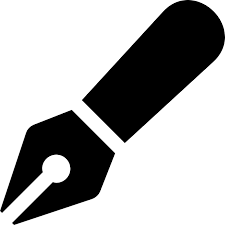
#> input picture assets/pen.png, 225 x 225 px, found by its file name
$ python calibrate.py
#> lines starting #> are read from the running program, lines starting #| are printed output that depends on the picture; after the words box and inside, x2 and y2 are one past the last pixel; in counts of white or black regions, pixels touching at a corner belong together
import sys
import time

import cv2
import numpy as np


class VideoCapture:
    def __init__(self, noise=800):
        self.cap = cv2.VideoCapture(-1)
        self.cap.set(3, 1280)
        self.cap.set(4, 720)

        self.noise = noise
        self.kernel = np.ones((5, 5), np.uint(8))

        width = int(self.cap.get(3))
        height = int(self.cap.get(4))
        self.out = cv2.VideoWriter('canvas.mp4', cv2.VideoWriter_fourcc('M', 'J', 'P', 'G'), 30, (width, height))

        self.pen, self.eraser, self.background_object, self.background_threshold = VideoCapture.switcher()
        self.last_switch = time.time()
        self.erase = False

    @staticmethod
    def switcher():
        pen = cv2.resize(cv2.imread('assets/pen.png', 1), (50, 50))
#> pen: shape (50, 50, 3); min 0, max 255, mean 171.5
        eraser = cv2.resize(cv2.imread('assets/eraser.jpg', 1), (50, 50))
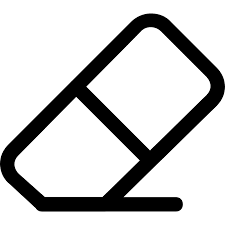
#> input picture assets/eraser.jpg, 225 x 225 px, found by its file name
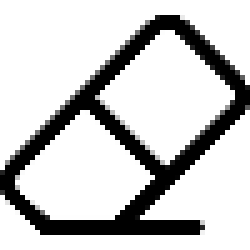
#> eraser: shape (50, 50, 3) (shown 5 times larger); min 0, max 255, mean 201.6
#> in __init__, `self.pen, self.eraser, self.background_object, self.background_thresho..`: self.background_threshold = 600
        background_object = cv2.createBackgroundSubtractorMOG2(detectShadows=False)
        background_threshold = 600
        return pen, eraser, background_object, background_threshold

    # [68 lines left out: functions draw_or_erase, draw_canvas, not called in this run]

    def calibrator(self, draw_rectangle=False):
#> called with draw_rectangle = True
        ret, frame = self.cap.read()
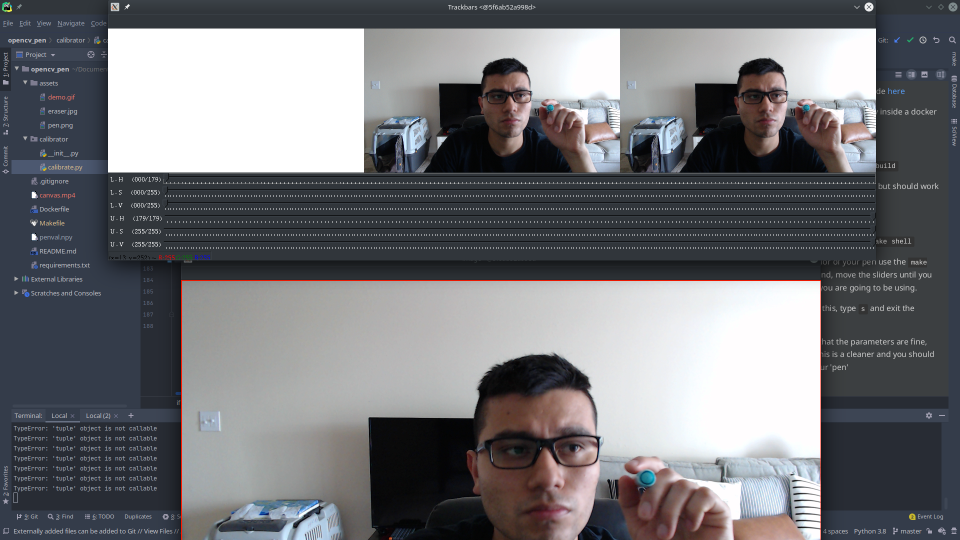
#> input picture assets/first_step.png, 1920 x 1080 px, given in place of the camera (shown at 1/2 size)
#> frame is the input picture: shape (1080, 1920, 3); mean B, G, R 118.2, 114.3, 113.5
        if not ret:
            return None
        frame = cv2.flip(frame, 1)
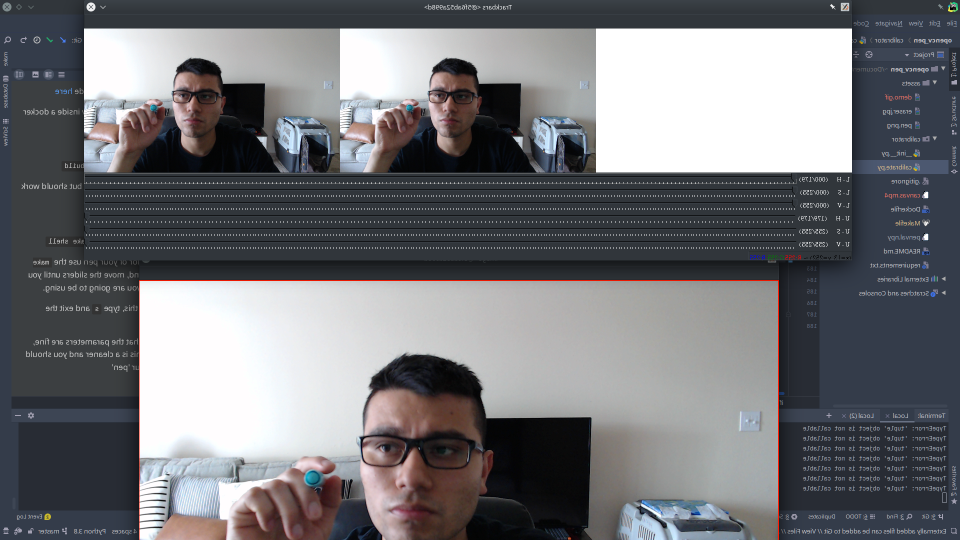
#> frame: shape (1080, 1920, 3) (shown at 1/2 size); mean B, G, R 118.2, 114.3, 113.5
        hsv = cv2.cvtColor(frame, cv2.COLOR_BGR2HSV)
#> hsv: shape (1080, 1920, 3); mean H, S, V 85, 38.2, 121.6

        l_h, l_s, l_v, u_h, u_s, u_v = self.calibrate()
        lower_range = np.array([l_h, l_s, l_v])
        upper_range = np.array([u_h, u_s, u_v])

        mask = self.create_mask(hsv, lower_range, upper_range)

        self.show_stack(frame, mask)
        if draw_rectangle:
            self.rectangle(mask, frame)

        return VideoCapture.safe_to_pentval(l_h, l_s, l_v, u_h, u_s, u_v)

    def create_mask(self, hsv, lower_range, upper_range):
        mask = cv2.inRange(hsv, lower_range, upper_range)
#> mask: shape (1080, 1920); every value is 255
#> in show_stack, `mask_3 = cv2.cvtColor(mask, cv2.COLOR_GRAY2BGR)`: mask_3: shape (1080, 1920, 3); every value is 255
#> in show_stack, `stacked = np.hstack((mask_3, frame, res))`:
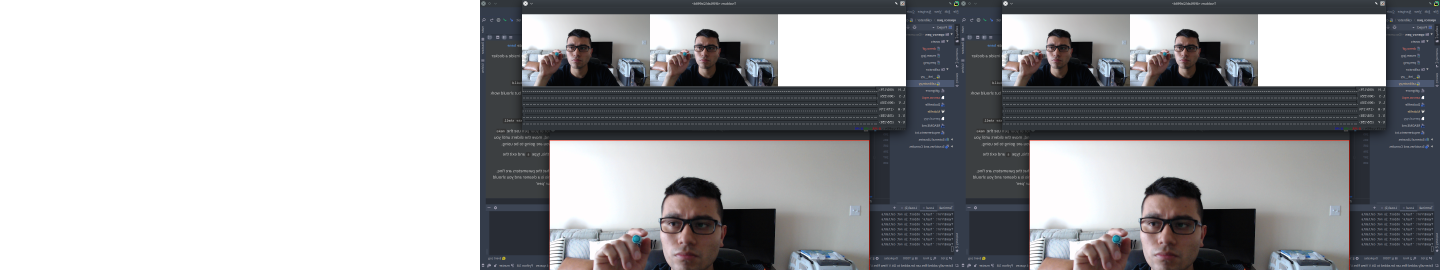
#> stacked: shape (1080, 5760, 3) (shown at 1/4 size); mean B, G, R 163.8, 161.2, 160.7
#> in show_stack, `cv2.imshow('Trackbars', cv2.resize(stacked, None, fx=0.4, fy=0.4))`:
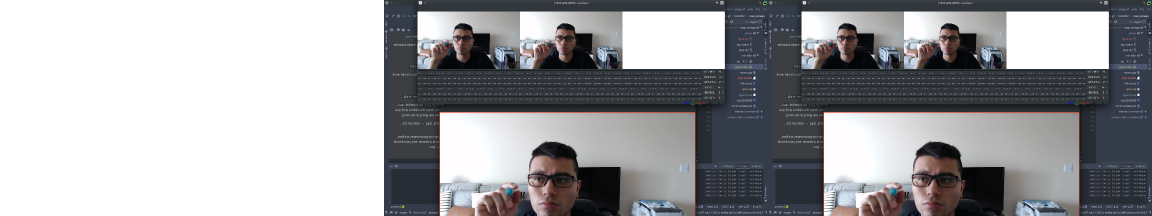
#> window 'Trackbars': shape (432, 2304, 3) (shown at 1/2 size); mean B, G, R 163.6, 161, 160.5
        mask = cv2.erode(mask, self.kernel, iterations=1)
        mask = cv2.dilate(mask, self.kernel, iterations=2)
        return mask

    def rectangle(self, mask, frame):
        contours, hierarchy = cv2.findContours(mask, cv2.RETR_EXTERNAL,
                                               cv2.CHAIN_APPROX_SIMPLE)
#> contours = [[[0, 0], [0, 1079], [1919, 1079], [1919, 0]]]
        if contours and cv2.contourArea(max(contours,
                                            key=cv2.contourArea)) > self.noise:
            co = max(contours, key=cv2.contourArea)
#> co = [[0, 0], [0, 1079], [1919, 1079], [1919, 0]]
            x1, y1, w, h = cv2.boundingRect(co)
#> x1 = 0; y1 = 0; w = 1920; h = 1080
            cv2.rectangle(frame, (x1, y1), (x1 + w, y1 + h), (0, 25, 255), 2)
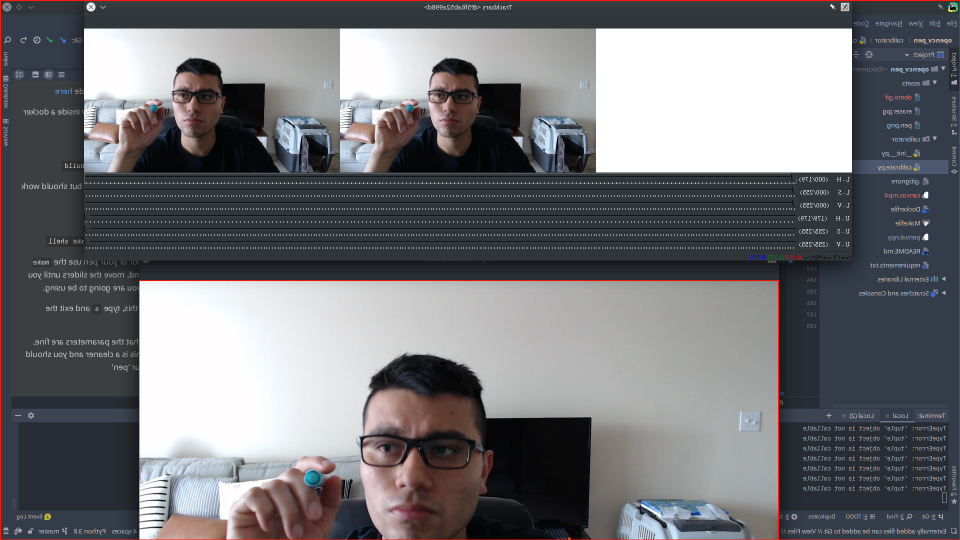
#> frame: shape (1080, 1920, 3) (shown at 1/2 size); 0.43% of pixels changed, all inside (x1, y1, x2, y2) = (0, 0, 1920, 1080)
        cv2.imshow('image', frame)

    @staticmethod
    def calibrate():
        cv2.namedWindow("Trackbars")
        cv2.createTrackbar("L - H", "Trackbars", 0, 179, VideoCapture.nothing)
        cv2.createTrackbar("L - S", "Trackbars", 0, 255, VideoCapture.nothing)
        cv2.createTrackbar("L - V", "Trackbars", 0, 255, VideoCapture.nothing)
        cv2.createTrackbar("U - H", "Trackbars", 179, 179, VideoCapture.nothing)
        cv2.createTrackbar("U - S", "Trackbars", 255, 255, VideoCapture.nothing)
        cv2.createTrackbar("U - V", "Trackbars", 255, 255, VideoCapture.nothing)
        l_h = cv2.getTrackbarPos("L - H", "Trackbars")
        l_s = cv2.getTrackbarPos("L - S", "Trackbars")
        l_v = cv2.getTrackbarPos("L - V", "Trackbars")
        u_h = cv2.getTrackbarPos("U - H", "Trackbars")
        u_s = cv2.getTrackbarPos("U - S", "Trackbars")
        u_v = cv2.getTrackbarPos("U - V", "Trackbars")
        return l_h, l_s, l_v, u_h, u_s, u_v

    @staticmethod
    def nothing(*args):
        pass

    @staticmethod
    def safe_to_pentval(l_h, l_s, l_v, u_h, u_s, u_v):
#> called with l_h = 0, l_s = 0, l_v = 0, u_h = 179, u_s = 255, u_v = 255
        key = cv2.waitKey(1)
#> (key Esc is pressed here)
        if key == ord('s'):
            config = [[l_h, l_s, l_v], [u_h, u_s, u_v]]
            print(config)
            np.save('penval', config)
            cv2.destroyAllWindows()
            return True
        return False

    @staticmethod
    def show_stack(frame, mask):
        res = cv2.bitwise_and(frame, frame, mask=mask)
        mask_3 = cv2.cvtColor(mask, cv2.COLOR_GRAY2BGR)
        stacked = np.hstack((mask_3, frame, res))
        cv2.imshow('Trackbars', cv2.resize(stacked, None, fx=0.4, fy=0.4))


if __name__ == "__main__":
    capture = VideoCapture()
    for _ in range(10_000):
        result = capture.calibrator(draw_rectangle=True)
        if result:
            break
    c = None
    x, y = 0, 0
    for _ in range(10_000):
        c, x, y = capture.draw_canvas(c, x, y, record=True)
    cv2.destroyAllWindows()
